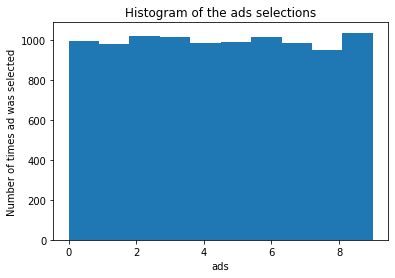

The script that drew this image:
# -*- coding: utf-8 -*-
"""
Created on Tue Jul 21 12:46:19 2020

@author: Hamza
"""
# Multi-Armed bandit problem (Naive version)

# importing libraries
import pandas as pd
import matplotlib.pyplot as plt
import numpy as np


# importing dataset
dataset = pd.read_csv('Ads_CTR_Optimisation.csv')

# implementing Random selection
import random 
N = dataset.shape[0]
d = dataset.shape[1]

ads_selected = []
total_reward = 0
for n in range(N):
    ad = random.randrange(d)
    ads_selected.append(ad)
    reward = dataset.values[n,ad]
    total_reward = total_reward + reward
    
    
# Visualisation the results
plt.hist(ads_selected)
plt.title('Histogram of the ads selections')
plt.xlabel('ads')
plt.ylabel('Number of times ad was selected')
plt.show()

            
            
            
            
        
